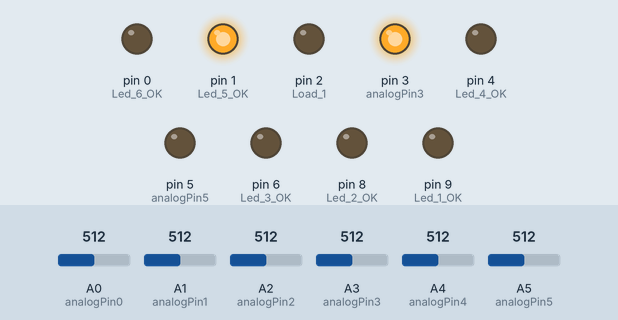
Recording of a sketch running on a simulated Arduino Uno, built with avr-gcc and run on an emulated ATmega328P. Parts: output pins drawn as LEDs (lit = HIGH). The test bench sets the inputs (shaded band); at power-on: A4 (analogPin4) = 512, A0 (analogPin0) = 512, A1 (analogPin1) = 512, A2 (analogPin2) = 512, A3 (analogPin3) = 512, A5 (analogPin5) = 512. No MQTT or app messages arrive unless stated.

Above: at 1.2 s.
1.3 s: A4 (analogPin4) set to 584
2.8 s: A4 (analogPin4) set to 616
At 4.0 s:
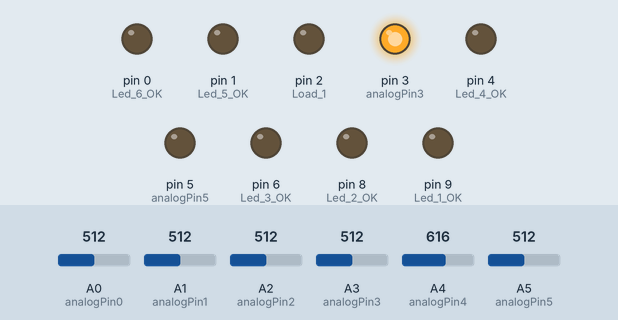
4.3 s: A0 (analogPin0) set to 364
5.8 s: A0 (analogPin0) set to 341
At 6.3 s:
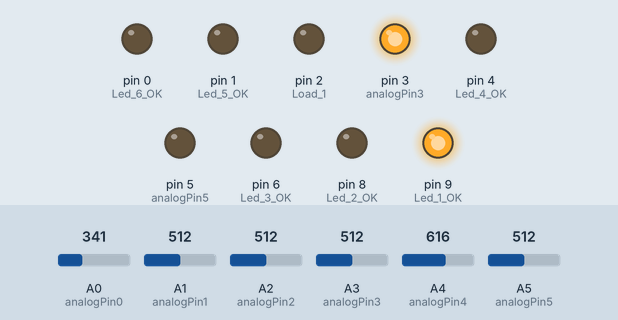
7.3 s: A1 (analogPin1) set to 442
8.8 s: A1 (analogPin1) set to 417
At 9.8 s:
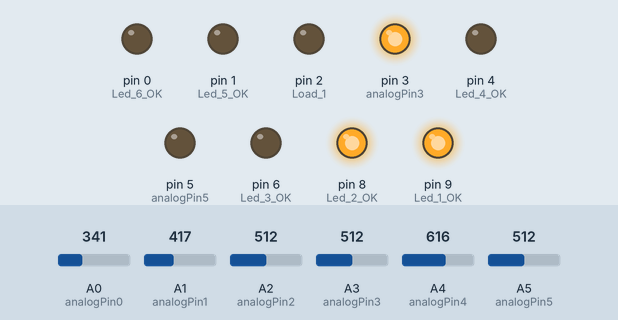
Timing chart, 0 to 11.3 s (numbered marks = the images above; inputs shaded):
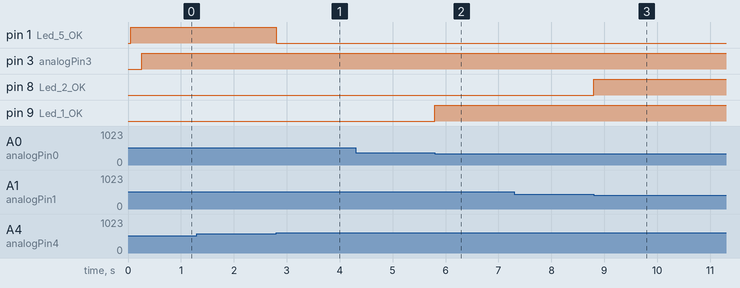

Measured:
- the behaviour switches between 599 and 600 on A4 (analogPin4) (found by bisection; images 0 and 1)
- the behaviour switches between 350 and 349 on A0 (analogPin0) (found by bisection; images 1 and 2)
- the behaviour switches between 425 and 424 on A1 (analogPin1) (found by bisection; images 2 and 3)
- after the input at 1.3 s, every drawn part: stays the same
- after the input at 2.8 s, pin 1 (Led_5_OK): HIGH → LOW at once
- after the input at 4.3 s, every drawn part: stays the same
- after the input at 5.8 s, pin 9 (Led_1_OK): LOW → HIGH at once
- after the input at 7.3 s, every drawn part: stays the same
- after the input at 8.8 s, pin 8 (Led_2_OK): LOW → HIGH at once

The sketch:

Gagarin.ino
```cpp
#define OUT_GAG_ON "1"
#define OUT_GAG_OFF "0"
#define OUT_GAG_ON_SILENT "9"
#define OUT_GAG_OFF_SILENT "8"
#define analogPin0 0
#define analogPin1 1
#define analogPin2 2
#define analogPin3 3
#define analogPin4 4
#define analogPin5 5

#define Load_1      2

#define Led_1_OK    9
#define Led_2_OK    8
#define Led_3_OK    6
#define Led_4_OK    4
#define Led_5_OK    1
#define Led_6_OK    0

#include <Ethernet.h>
#include <MQTTClient.h>
#include <avr/wdt.h>

#define resetPin 7

byte mac[] = { 0x22, 0xAD, 0xBE, 0x02, 0x02, 0x0F };
byte ip[] = { 192, 168, 0, 9 }; // <- change to match your network

EthernetClient net;
MQTTClient client;

unsigned long lastMillis = 0;
bool firstCall = true;
void sendState();

void green()
{
  digitalWrite(3, LOW);
  digitalWrite(5, HIGH);
}

void red()
{
  digitalWrite(5, LOW);
  digitalWrite(3, HIGH);
}

bool manualOk = false;

void __init()
{
  firstCall = true;
  manualOk = false;
}

void setup() {
  pinMode(resetPin, OUTPUT);
  pinMode (Load_1,    OUTPUT);
  pinMode (Led_1_OK , OUTPUT);
  pinMode (Led_2_OK , OUTPUT);
  pinMode (Led_3_OK , OUTPUT);
  pinMode (Led_4_OK , OUTPUT);
  pinMode (Led_5_OK , OUTPUT);
  pinMode (Led_6_OK , OUTPUT);
  digitalWrite(resetPin, LOW);
  pinMode(3, OUTPUT);
  pinMode(5, OUTPUT);
  __init();
  Ethernet.begin(mac, ip);
  client.begin("192.168.0.91", net);
  connect();
}

void connect() {
  int n = 0;
  while (!client.connect("sgag")) {
    delay(1000);
    n++;
    if (n > 5)
      hard_Reboot();
  }

  client.subscribe("space/reset");
  client.subscribe("space/ping/in");
  client.subscribe("space/gagarin/in");
  client.subscribe("space/gagarin/reset");
  // client.unsubscribe("/example");
}

void hard_Reboot()
{
  digitalWrite(resetPin, HIGH);
}

unsigned long long lastUpdateTime = 0;
bool updatePending = false;
bool ok = false;
void loop() {
  client.loop();

  if (!client.connected()) {
    connect();
  }

  if (manualOk)
    return;

  sendState();
}

void messageReceived(String topic, String payload, char * bytes, unsigned int length) {
  if (payload == "r")
  {
    hard_Reboot();
  }
  else if (payload == "i")
  {
    __init();
  }
  else if (payload == "a")
  {
    client.publish("space/gagarin/out", ok ? OUT_GAG_ON_SILENT : OUT_GAG_OFF_SILENT);
  }
  else if (payload == "p")
  {
    client.publish("space/ping/out", "gagain");
  }
  else if (payload == "1")
  {
    manualOk = true;
    green();
  }
}

void sendState()
{
  bool wasFirstCall = firstCall;
  int analogValue0 = analogRead(analogPin0); // цифра 1 // 233 либо 309
  int analogValue1 = analogRead(analogPin1); // цифра 2 // 393
  int analogValue2 = analogRead(analogPin2); // цифра 0 // 183
  int analogValue3 = analogRead(analogPin3); // цифра 4 // 456
  int analogValue4 = analogRead(analogPin4); // цифра 6 // 510
  int analogValue5 = analogRead(analogPin5); // цифра 1 // 233 либо 309

  if (
    (210 < analogValue0 && analogValue0 < 270 || // цифра 1 // 233 либо 309
     270 < analogValue0 && analogValue0 < 350) && // цифра 1 // 233 либо 309

    250 < analogValue1 && analogValue1 < 425 && // цифра 2 // 393
    100 < analogValue2 && analogValue2 < 210 && // цифра 0 // 183
    425 < analogValue3 && analogValue3 < 485 && // цифра 4 // 456
    485 < analogValue4 && analogValue4 < 600 && // цифра 6 // 510

    (210 < analogValue5 && analogValue5 < 270 ||  // цифра 1 // 233 либо 309
     270 < analogValue5 && analogValue5 < 350)    // цифра 1 // 233 либо 309
  ) {
    if (!ok || firstCall)
    {
      lastUpdateTime = millis();
      updatePending = true;
      ok = true;
      firstCall = false;
    }
  }
  else if (ok || firstCall)
  {
    lastUpdateTime = millis();
    updatePending = true;
    ok = false;
    firstCall = false;
  }

  if (updatePending && (millis() - lastUpdateTime > 200))
  {
    if (ok)
    {
      green();
      client.publish("space/gagarin/out", wasFirstCall ? OUT_GAG_ON_SILENT : OUT_GAG_ON);

    }
    else if (!ok)
    {
      red();
      client.publish("space/gagarin/out", wasFirstCall ? OUT_GAG_OFF_SILENT : OUT_GAG_OFF);
    }
    updatePending = false;
    wasFirstCall = false;
  }
  if ( // цифра 1 в первом гнезде
    (210 < analogValue0 && analogValue0 < 270 || // цифра 1 // 233 либо 309
     270 < analogValue0 && analogValue0 < 350)   // цифра 1 // 233 либо 309
  )
  {
    digitalWrite(Led_1_OK, HIGH);
  }
  else
  {
    digitalWrite(Led_1_OK, LOW);
  }

if ( // цифра 2 в втором гнезде
    250 < analogValue1 && analogValue1 < 425 // цифра 2 // 393
  )
  {
    digitalWrite(Led_2_OK, HIGH);
  }
  else
  {
    digitalWrite(Led_2_OK, LOW);
  }

  if ( // цифра 0 в третьем гнезде
    100 < analogValue2 && analogValue2 < 210 // цифра 0 // 183
  )
  {
    digitalWrite(Led_3_OK, HIGH);
  }
  else
  {
    digitalWrite(Led_3_OK, LOW);
  }

  if ( // цифра 4 в четвертом гнезде
    425 < analogValue3 && analogValue3 < 485 // цифра 4 // 456
  )
  {
    digitalWrite(Led_4_OK, HIGH);
  }
  else
  {
    digitalWrite(Led_4_OK, LOW);
  }

  if ( // цифра 6 в пятом гнезде
    485 < analogValue4 && analogValue4 < 600 // цифра 6 // 510
  )
  {
    digitalWrite(Led_5_OK, HIGH);
  }
  else
  {
    digitalWrite(Led_5_OK, LOW);
  }

  if (  // цифра 1 в шестом гнезде
    (210 < analogValue5 && analogValue5 < 270 || // цифра 1 // 233 либо 309
     270 < analogValue5 && analogValue5 < 350)   // цифра 1 // 233 либо 309
  )
  {
    digitalWrite(Led_6_OK, HIGH);
  }
  else
  {
    digitalWrite(Led_6_OK, LOW);
  }
}
```
